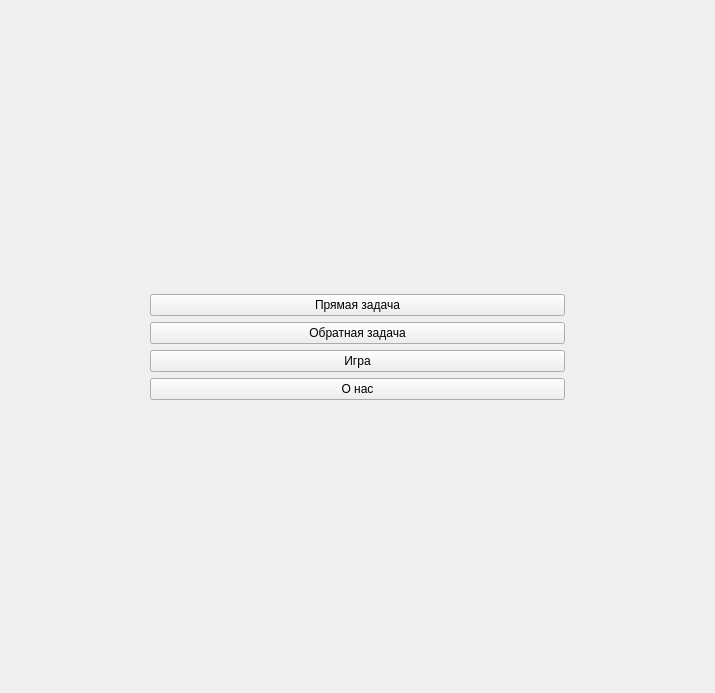
<?xml version="1.0" encoding="UTF-8"?>
<ui version="4.0">
 <class>Form</class>
 <widget class="QWidget" name="Form">
  <property name="geometry">
   <rect>
    <x>0</x>
    <y>0</y>
    <width>715</width>
    <height>693</height>
   </rect>
  </property>
  <property name="windowTitle">
   <string>Form</string>
  </property>
  <layout class="QGridLayout" name="gridLayout" rowstretch="1,3,1" columnstretch="1,3,1">
   <item row="0" column="1">
    <spacer name="verticalSpacer">
     <property name="orientation">
      <enum>Qt::Vertical</enum>
     </property>
     <property name="sizeHint" stdset="0">
      <size>
       <width>20</width>
       <height>40</height>
      </size>
     </property>
    </spacer>
   </item>
   <item row="1" column="0">
    <spacer name="horizontalSpacer">
     <property name="orientation">
      <enum>Qt::Horizontal</enum>
     </property>
     <property name="sizeHint" stdset="0">
      <size>
       <width>40</width>
       <height>20</height>
      </size>
     </property>
    </spacer>
   </item>
   <item row="1" column="1">
    <layout class="QVBoxLayout" name="verticalLayout_3">
     <item>
      <widget class="QPushButton" name="code_button">
       <property name="text">
        <string>Прямая задача</string>
       </property>
       <attribute name="buttonGroup">
        <string notr="true">menu</string>
       </attribute>
      </widget>
     </item>
     <item>
      <widget class="QPushButton" name="decode_button">
       <property name="text">
        <string>Обратная задача</string>
       </property>
       <attribute name="buttonGroup">
        <string notr="true">menu</string>
       </attribute>
      </widget>
     </item>
     <item>
      <widget class="QPushButton" name="game_button">
       <property name="text">
        <string>Игра</string>
       </property>
      </widget>
     </item>
     <item>
      <widget class="QPushButton" name="about_button">
       <property name="text">
        <string>О нас</string>
       </property>
       <attribute name="buttonGroup">
        <string notr="true">menu</string>
       </attribute>
      </widget>
     </item>
    </layout>
   </item>
   <item row="1" column="2">
    <spacer name="horizontalSpacer_2">
     <property name="orientation">
      <enum>Qt::Horizontal</enum>
     </property>
     <property name="sizeHint" stdset="0">
      <size>
       <width>40</width>
       <height>20</height>
      </size>
     </property>
    </spacer>
   </item>
   <item row="2" column="1">
    <spacer name="verticalSpacer_2">
     <property name="orientation">
      <enum>Qt::Vertical</enum>
     </property>
     <property name="sizeHint" stdset="0">
      <size>
       <width>20</width>
       <height>40</height>
      </size>
     </property>
    </spacer>
   </item>
  </layout>
 </widget>
 <resources/>
 <connections/>
 <buttongroups>
  <buttongroup name="menu"/>
 </buttongroups>
</ui>
